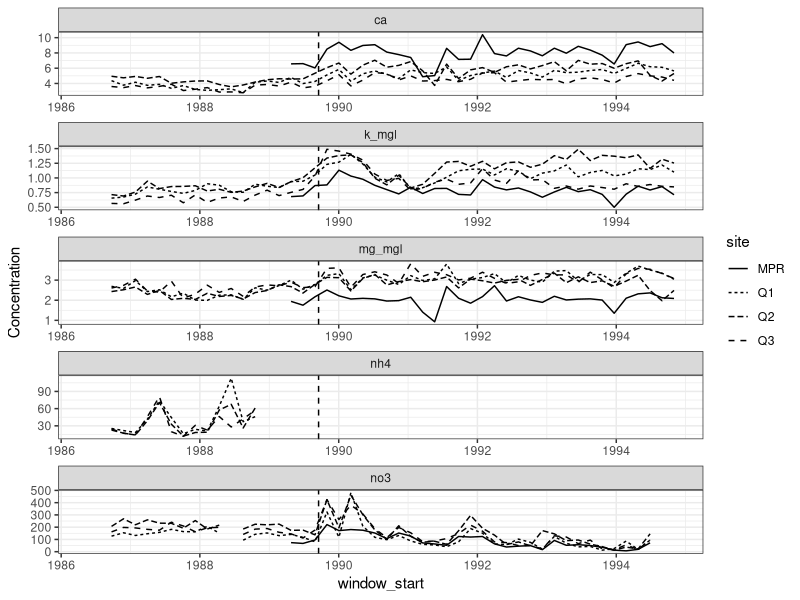

Recreate this plot in R.
## ---- chunk 1
#| output: false
library(tidyverse)
cdat <- read_csv('../output/cleaned_data.csv')
## ---- chunk 2
cdat_long <- cdat |>
  pivot_longer(
    cols = c(k_mgl, no3, mg_mgl, ca, nh4),
    names_to = 'Ion',
    values_to = 'Concentration'
  )
## ---- chunk 3
#| warning: false
plot1 <- cdat_long |>
  ggplot(
    aes(x = window_start, y = Concentration, linetype = site)
  ) +
  geom_line() +
  facet_wrap(vars(Ion), scales = 'free', ncol = 1) +
  geom_vline(xintercept = ymd('1989-09-17'), linetype = 'dashed') +
  theme_bw()

plot1
